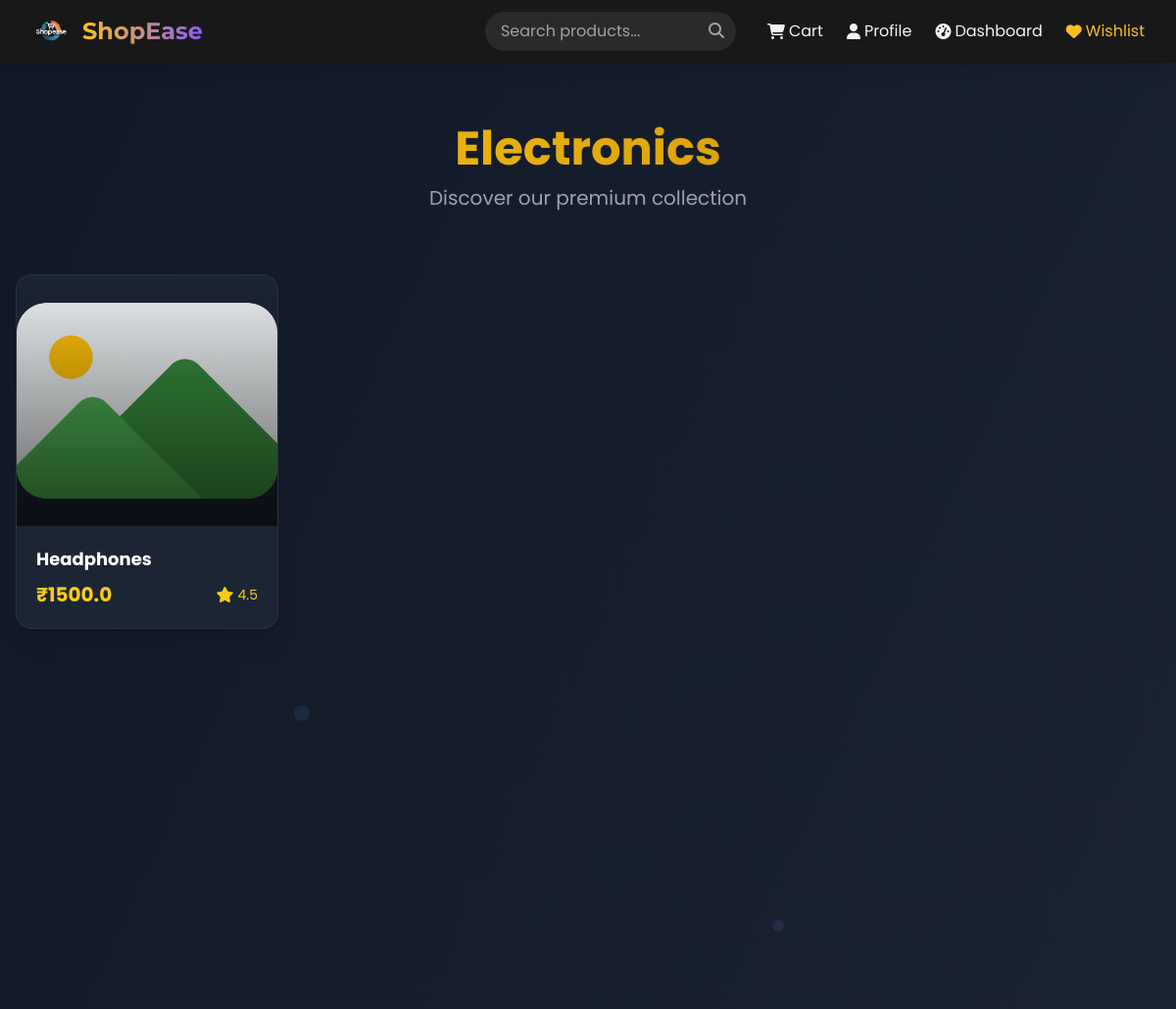
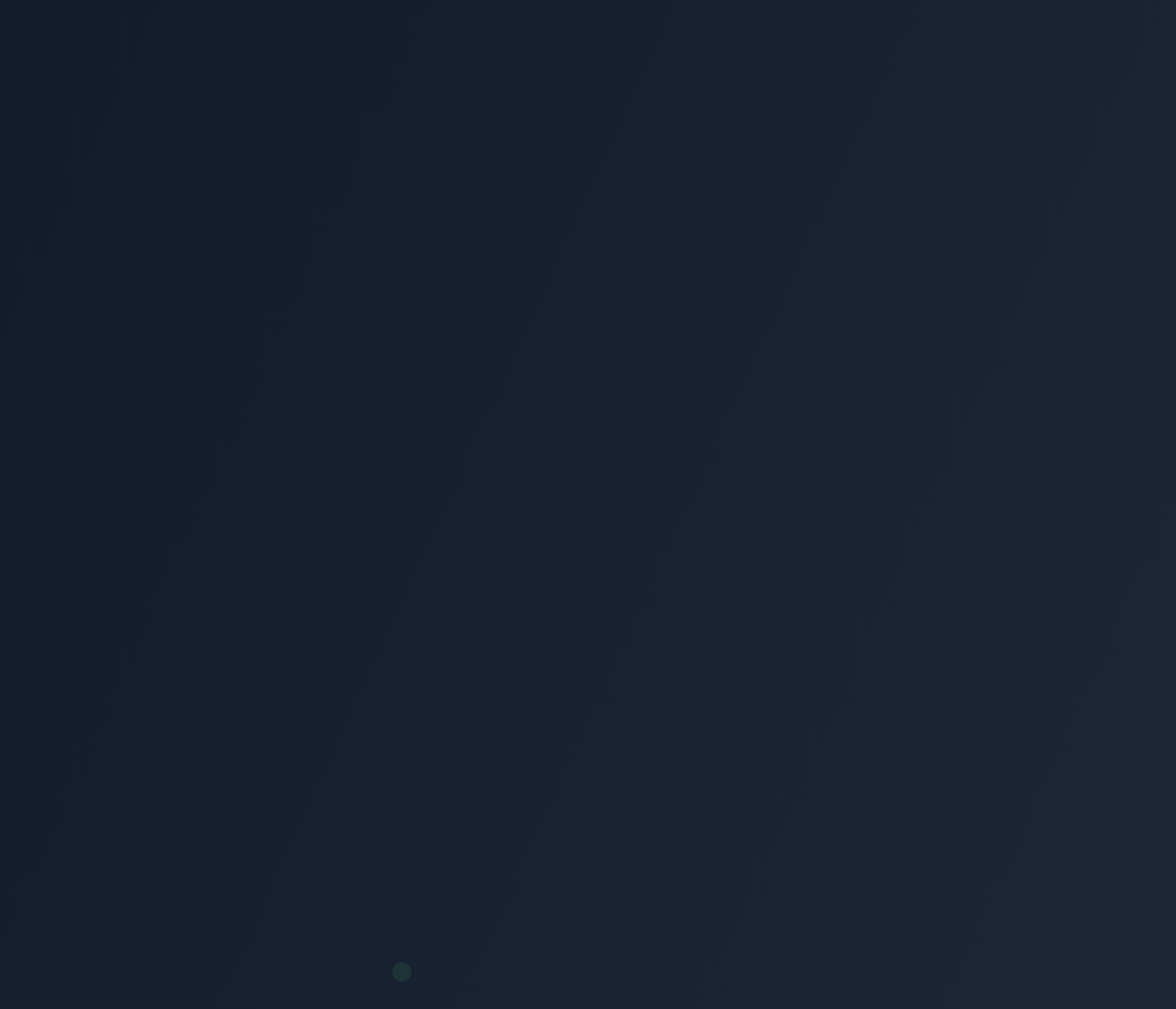
The app's page /products/Electronics with its own data (2 pictures, top to bottom).
### tables this page shows
CREATE TABLE products (
            id INTEGER PRIMARY KEY AUTOINCREMENT,
            name TEXT,
            price REAL,
            category TEXT,
            description TEXT,
            stock INTEGER
        , image_url TEXT, seller_id INTEGER);

### app.py (the view)
@app.route('/products/<category>')
def show_category_products(category):
    products = fetch_products_by_category(category)
    return render_template("products.html", category=category, products=products)

### app.py (called while the page is built)
@app.context_processor
def inject_products():
    try:
        products = fetch_all_products()[:6]
    except:
        products = []
    return {'products': products}

### core/db_helper.py (called while the page is built)
def get_db_connection():
    conn = sqlite3.connect(DB_PATH)
    conn.row_factory = sqlite3.Row
    return conn

def fetch_all_products():
    conn = get_db_connection()
    cursor = conn.execute("SELECT * FROM products")
    products = cursor.fetchall()
    conn.close()
    return products

def fetch_products_by_category(category):
    conn = get_db_connection()
    cursor = conn.execute(
        "SELECT * FROM products WHERE category = ?", (category,)
    )
    products = cursor.fetchall()
    conn.close()
    return products

### templates/products.html (shortened to what this page needs)
{% extends "layout.html" %}
{% block content %}
<link href="https://cdnjs.cloudflare.com/ajax/libs/animate.css/4.1.1/animate.min.css" rel="stylesheet">
<section class="min-h-screen bg-gradient-to-br from-gray-900 to-gray-800 text-white px-4 py-12">
  <div class="fixed inset-0 overflow-hidden pointer-events-none">
    <div class="absolute top-1/4 left-1/4 w-4 h-4 bg-blue-400 rounded-full opacity-10 animate-float-1"></div>
    <div class="absolute top-1/3 right-1/3 w-3 h-3 bg-purple-400 rounded-full opacity-10 animate-float-2"></div>
    <div class="absolute bottom-1/4 left-1/3 w-5 h-5 bg-green-400 rounded-full opacity-10 animate-float-3"></div>
  </div>
  <div class="max-w-7xl mx-auto relative z-10">
    <div class="text-center mb-16 animate__animated animate__fadeInDown">
      <h1 class="text-4xl md:text-5xl font-bold text-transparent bg-clip-text bg-gradient-to-r from-yellow-400 to-yellow-600 mt-4">
      </h1>
      <p class="text-xl text-gray-400 mt-3">Discover our premium collection</p>
    </div>
    {% if products_by_category %}
      {% for category, products in products_by_category.items() %}
        <div class="mb-16" x-data="{ showAll: false }">
          <div class="flex items-center justify-between mb-8">
            <h2 class="text-2xl md:text-3xl font-bold text-yellow-300 flex items-center">
              <lord-icon
                src="https://cdn.lordicon.com/udbbfuld.json"
                trigger="hover"
                colors="primary:#fbbf24,secondary:#fbbf24"
                style="width:36px;height:36px">
              </lord-icon>
              <span class="ml-2">{{ category }}</span>
            </h2>
            <button @click="showAll = !showAll" class="text-yellow-400 hover:text-yellow-300 transition-colors">
              {{ 'Show Less' if showAll else 'View All' }}
            </button>
          </div>
          <div class="grid grid-cols-1 sm:grid-cols-2 md:grid-cols-3 lg:grid-cols-4 gap-8">
            {% for p in products %}
              <div class="bg-gray-800/80 backdrop-blur-sm rounded-2xl overflow-hidden border border-gray-700/50 shadow-xl hover:shadow-2xl transition-all duration-500 transform hover:-translate-y-2 product-card"
                   x-intersect="$el.classList.add('animate__animated', 'animate__fadeInUp')"
                   :class="{'hidden': !showAll && loop.index > 4}">
                <a href="/product/{{ p.id }}" class="block group">
                  <div class="relative overflow-hidden h-64">
                    <img
                      src="{{ p.image_url or url_for('static', filename='images/placeholder.png') }}"
                      alt="{{ p.name }}"
                      class="w-full h-full object-cover transition-transform duration-500 group-hover:scale-110"
                    >
                    <div class="absolute inset-0 bg-gradient-to-t from-black/60 to-transparent"></div>
                    {% if p.discount %}
                    <div class="absolute top-4 right-4 bg-red-500 text-white px-3 py-1 rounded-full text-sm font-bold shadow-lg">
                      {{ p.discount }}% OFF
                    </div>
                    {% endif %}
                  </div>
                  <div class="p-5">
                    <h3 class="text-lg font-bold mb-2 text-white group-hover:text-yellow-400 transition-colors">{{ p.name }}</h3>
                    <div class="flex items-center justify-between">
                      <div>
                        <p class="text-yellow-400 font-bold text-xl">₹{{ p.price }}</p>
                        {% if p.original_price %}
                        <p class="text-gray-400 text-sm line-through">₹{{ p.original_price }}</p>
                        {% endif %}
                      </div>
                      <div class="flex items-center text-yellow-400">
                        <i class="fas fa-star"></i>
                        <span class="ml-1 text-sm">{{ p.rating|default(4.5) }}</span>
                      </div>
                    </div>
                  </div>
                </a>
              </div>
            {% endfor %}
          </div>
        </div>
      {% endfor %}
    {% elif products %}
      <div class="grid grid-cols-1 sm:grid-cols-2 md:grid-cols-3 lg:grid-cols-4 gap-8">
        {% for p in products %}
          <div class="bg-gray-800/80 backdrop-blur-sm rounded-2xl overflow-hidden border border-gray-700/50 shadow-xl hover:shadow-2xl transition-all duration-500 transform hover:-translate-y-2 product-card"
               x-intersect="$el.classList.add('animate__animated', 'animate__fadeInUp')">
            <a href="/product/{{ p.id }}" class="block group">
              <div class="relative overflow-hidden h-64">
                <img
                  src="{{ p.image_url or url_for('static', filename='images/placeholder.png') }}"
                  alt="{{ p.name }}"
                  class="w-full h-full object-cover transition-transform duration-500 group-hover:scale-110"
                >
                <div class="absolute inset-0 bg-gradient-to-t from-black/60 to-transparent"></div>
              </div>
              <div class="p-5">
                <h3 class="text-lg font-bold mb-2 text-white group-hover:text-yellow-400 transition-colors">{{ p.name }}</h3>
                <div class="flex items-center justify-between">
                  <div>
                    <p class="text-yellow-400 font-bold text-xl">₹{{ p.price }}</p>
                  </div>
                  <div class="flex items-center text-yellow-400">
                    <i class="fas fa-star"></i>
                    <span class="ml-1 text-sm">{{ p.rating|default(4.5) }}</span>
                  </div>
                </div>
              </div>
            </a>
          </div>
        {% endfor %}
      </div>
    {% endif %}
  </div>
</section>
{% endblock %}

### templates/products.html (style rules this page uses)
.animate-float-1 { animation: float-1 8s ease-in-out infinite; }
.animate-float-2 { animation: float-2 10s ease-in-out infinite; }
.animate-float-3 { animation: float-3 12s ease-in-out infinite; }
.product-card { opacity: 0; transform: translateY(20px); }

### records on screen
products: name "Headphones", price "1500.0", rating "4.5"
